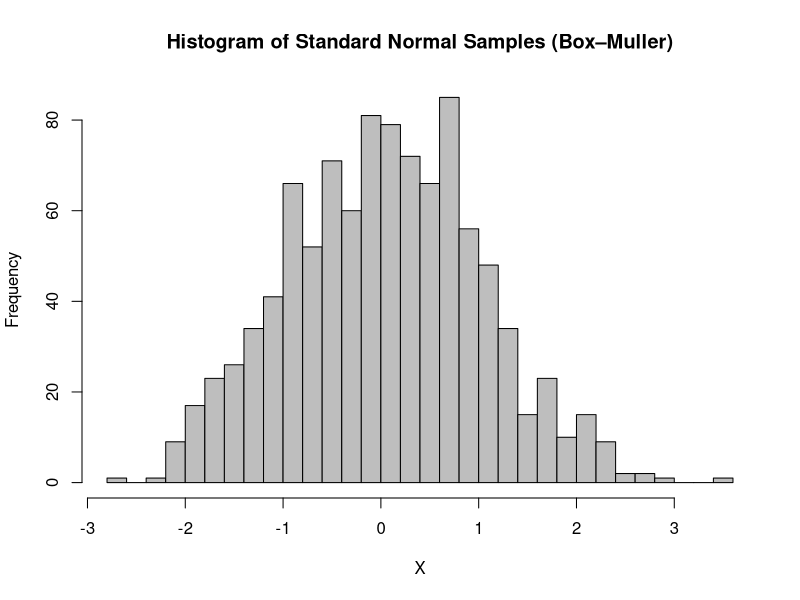

Source code (R):
n <- 1000
m <- n/2
X <- vector()
R <- vector()
U <- runif(m, min=0, max =1)
Theta <- 
  runif(m, min=0, max = 2*pi) 

for (i in c(1:m)) {
  R[i] <- sqrt(-2*log(U[i])) 
  X[2*i-1]<- R[i]*cos(Theta[i]) 
  X[2*i]<- R[i]*sin(Theta[i])
} 

hist(X,breaks = 30, xlab = "X", ylab = "Frequency",
     main = "Histogram of Standard Normal Samples (Box–Muller)",
     col = "grey", border = "black")